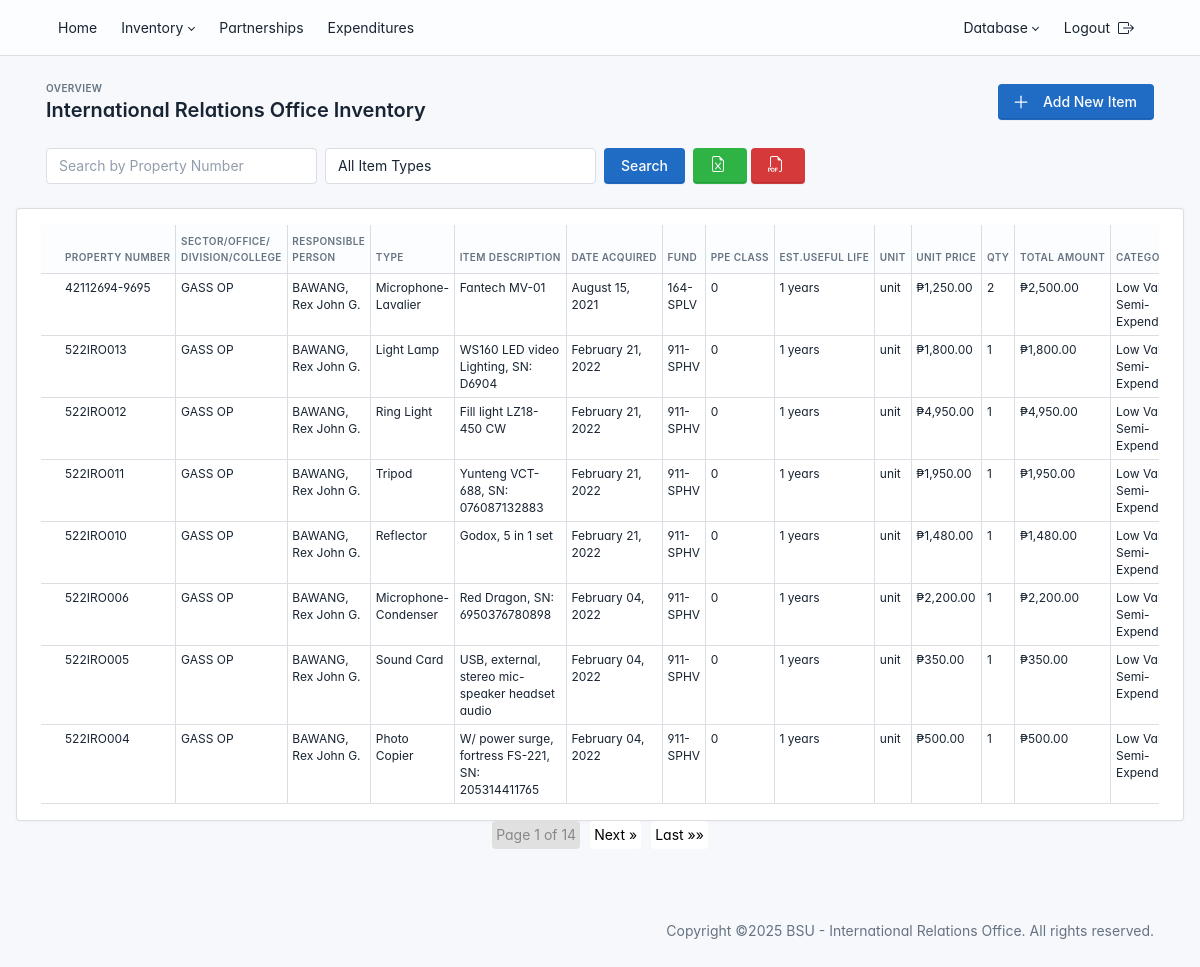
The app's page /administrator/items/ with its own data.
### administrator/models.py (models this page shows, shortened)
class Item(models.Model):
    sector_office_division_college = models.CharField(max_length=200)
    operating_unit_project = models.CharField(max_length=200, default="IRO")
    property_number = models.CharField(max_length=100,)
    responsible_person = models.CharField(max_length=200, default="BAWANG, Rex John G.")
    quantity = models.IntegerField()
    unit = models.CharField(max_length=50)
    item_type = models.ForeignKey(ItemType, on_delete=models.RESTRICT)
    description = models.TextField(max_length=1000)
    date_acquired = models.DateField()
    fund = models.CharField(max_length=100)
    ppe_class = models.CharField(max_length=100, null=True, blank=True)
    estimated_useful_life = models.IntegerField(help_text="Estimated useful life in years")
    unit_price = models.DecimalField(max_digits=10, decimal_places=2)
    total_amount = models.DecimalField(max_digits=12, decimal_places=2)
    is_archived = models.BooleanField(default=False)
    remarks = models.TextField(max_length=500, blank=True, null=True)
    @property
    def category(self):
        if self.unit_price >= 50000:
            return "Property, Plant and Equipment"
        elif 5000 < self.unit_price < 50000:
            return "High Value Semi-Expendable"
        else:
            return "Low Value Semi-Expendable"

class ItemType(models.Model):
    name = models.CharField(max_length=100)
    image = models.ImageField(upload_to='item_types/', blank=True, null=True)  # Image field added
    def __str__(self):
        return self.name

### administrator/views.py (the view)
# urls.py: path('items/', views.item_list, name='item_list'),
def item_list(request):
    if request.method == 'POST':
        form = ItemForm(request.POST)
        image_form = ItemImageForm(request.POST, request.FILES)
        if form.is_valid():
            try:
                item = form.save()  # Save the item
                images = request.FILES.getlist('images')
                for image in images:
                    ItemImage.objects.create(item=item, image=image)
                messages.success(request, 'Item added successfully!')
                return redirect('item_list')
            except IntegrityError:  # Catch IntegrityError if it occurs
                messages.error(request, 'An item with this property number already exists.')
        else:
            messages.error(request, 'There was an error adding the item. Please check the form fields.')
    else:
        form = ItemForm()
        image_form = ItemImageForm()
    query = request.GET.get('q', '')
    item_type = request.GET.get('item_type', '')
    items = Item.objects.filter(is_archived=False).order_by("-id")
    if query:
        items = items.filter(property_number__icontains=query)
    if item_type:
        items = items.filter(item_type__id=item_type)
    paginator = Paginator(items, 8)
    page_number = request.GET.get('page')
    page_items = paginator.get_page(page_number)
    item_types = ItemType.objects.all().order_by('name')
    context = {
        'items': page_items,
        'form': form,
        'image_form': image_form,
        'item_types': item_types,
        'query': query,
        'item_type': item_type,
        'export_url': reverse('export_items_to_pdf') + f'?q={query}&item_type={item_type}',
    }
    return render(request, 'administrator/supply_property_inventory.html', context)

### administrator/forms.py (shortened to what this page needs)
class ItemForm(forms.ModelForm):
    class Meta:
        model = Item
        fields = [
            'sector_office_division_college',
            'operating_unit_project',
            'property_number',
            'responsible_person',
            'quantity',
            'unit',
            'item_type',
            'description',
            'date_acquired',
            'fund',
            'ppe_class',
            'estimated_useful_life',
            'unit_price',
            'total_amount',
            'remarks',
        ]

class ItemImageForm(forms.ModelForm):
    class Meta:
        model = ItemImage
        fields = ['image', 'caption']  # Include any other fields as needed

### templates/administrator/supply_property_inventory.html (shortened to what this page needs)
{% extends "administrator/base.html" %}
{% load humanize %}
{% block content %}
<div class="page-wrapper">
    <div class="page-header d-print-none">
        <div class="container-xl">
            <div class="row g-2 align-items-center">
                <div class="col">
                    <div class="page-pretitle">
                        Overview
                    </div>
                    <h2 class="page-title">
                        International Relations Office Inventory
                    </h2>
                </div>
                <div class="col-auto ms-auto d-print-none">
                    <div class="btn-list">
                        <a href="#" class="btn btn-primary d-none d-sm-inline-block" data-bs-toggle="modal" data-bs-target="#modal-report">
                            <svg xmlns="http://www.w3.org/2000/svg" class="icon" width="24" height="24" viewBox="0 0 24 24" stroke-width="2" stroke="currentColor" fill="none" stroke-linecap="round" stroke-linejoin="round">
                                <path stroke="none" d="M0 0h24v24H0z" fill="none"/>
                                <path d="M12 5l0 14" />
                                <path d="M5 12l14 0" />
                            </svg>
                            Add New Item
                        </a>
                    </div>
                </div>
            </div>
        </div>
    </div>
    <div class="page-body container-fluid">
    <form method="get" class="mb-4 container">
        <div class="row g-2 align-items-center">
            <div class="col-md-3">
                <input type="text" id="search-input" name="q" class="form-control" placeholder="Search by Property Number" value="{{ query }}">
            </div>
            <div class="col-md-3">
                <select name="item_type" class="form-control" aria-label="Item Type">
                    <option value="">All Item Types</option>
                </select>
            </div>
            <div class="col-auto">
                <button type="submit" class="btn btn-primary">Search</button>
            </div>
            <div class="col-md-3">
                <a href="{% url 'export_items' %}?q={{ query }}&item_type={{ item_type }}" class="btn btn-success">
                </a>
                <a href="{% url 'export_items_to_pdf' %}?q={{ query }}&item_type={{ item_type }}" class="btn btn-danger">
                </a>
            </div>
        </div>
    </form>
            <div class="card">
                <div class="card-body">
                    <div id="table-default" class="table-responsive">
                        <table class="table table-sm datatable card-table table-bordered table-hover">
                            <thead style="color: black; font-weight:bold;">
                                <tr>
                                    <th>Property Number</th>
                                    <th>Sector/Office/ <br>Division/College</th>
                                    <th>Responsible <br>Person</th>
                                    <th>Type</th>
                                    <th>Item Description</th>
                                    <th>Date Acquired</th>
                                    <th>Fund</th>
                                    <th>PPE Class</th>
                                    <th>Est.Useful Life</th>
                                    <th>Unit</th>
                                    <th>Unit Price</th>
                                    <th>Qty</th>
                                    <th>Total Amount</th>
                                    <th>Category</th>
                                </tr>
                            </thead>
                            <tbody class="table-tbody">
                                {% for item in items %}
                                    <tr onclick="window.location.href='{% url 'item_detail_admin' item.id %}'" style="cursor: pointer;">
                                        <td>{{ item.property_number }}</td>
                                        <td>{{ item.sector_office_division_college }}</td>
                                        <td>{{ item.responsible_person }}</td>
                                        <td>{{ item.item_type }}</td>
                                        <td>{{ item.description }}</td>
                                        <td>{{ item.date_acquired|date:"F d, Y" }}</td>
                                        <td>{{ item.fund }}</td>
                                        <td>{{ item.ppe_class }}</td>
                                        <td>{{ item.estimated_useful_life }} years</td>
                                        <td>{{ item.unit }}</td>
                                        <td>₱{{ item.unit_price|floatformat:2|intcomma }}</td>
                                        <td>{{ item.quantity }}</td>
                                        <td>₱{{ item.total_amount|floatformat:2|intcomma }}</td>
                                        <td>{{ item.category }}</td>
                                    </tr>
                                {% endfor %}
                            </tbody>
                        </table>
                    </div>
                </div>
            </div>
            <nav aria-label="Page navigation">
                <ul class="pagination justify-content-center">
                    <li class="page-item disabled">
                        <span class="page-link">Page {{ items.number }} of {{ items.paginator.num_pages }}</span>
                    </li>
                    {% if items.has_next %}
                        <li class="page-item">
                            <a class="page-link" href="?page={{ items.next_page_number }}{% if query %}&q={{ query }}{% endif %}{% if item_type %}&item_type={{ item_type }}{% endif %}" aria-label="Next">
                                Next &raquo;
                            </a>
                        </li>
                        <li class="page-item">
                            <a class="page-link" href="?page={{ items.paginator.num_pages }}{% if query %}&q={{ query }}{% endif %}{% if item_type %}&item_type={{ item_type }}{% endif %}" aria-label="Last">
                                Last &raquo;&raquo;
                            </a>
                        </li>
                    {% endif %}
                </ul>
            </nav>
        </div>
    </div>
{% endblock content %}

### templates/administrator/base.html (style rules this page uses)
:root { --tblr-font-sans-serif: 'Inter Var', -apple-system, BlinkMacSystemFont, San Francisco, Segoe UI, Roboto, Helvetica Neue, sans-serif; }
body { font-feature-settings: "cv03", "cv04", "cv11"; }

### templates/administrator/supply_property_inventory.html (style rules this page uses)
.table td, .table th { font-size: 0.75rem; }
.table td, .table th { padding: 0.3rem; }
.pagination .page-link { background-color: #fff; color: #000; }
.pagination .page-item.disabled .page-link { background-color: #e0e0e0; color: #888; }
.pagination .page-item { margin: 0 5px; }

### records on screen
Item: property_number "42112694-9695", sector_office_division_college "GASS OP", responsible_person "BAWANG, Rex John G.", item_type "Microphone-Lavalier", description "Fantech MV-01", date_acquired "August 15, 2021", fund "164-SPLV", ppe_class "0", estimated_useful_life "1", unit "unit", unit_price "1,250.00", quantity "2", total_amount "2,500.00", category "Low…"
Item: property_number "522IRO013", sector_office_division_college "GASS OP", responsible_person "BAWANG, Rex John G.", item_type "Light Lamp", description "WS160 LED video Lighting, SN: D6904", date_acquired "February 21, 2022", fund "911-SPHV", ppe_class "0", estimated_useful_life "1", unit "unit", unit_price "1,800.00", quantity "1", total_amount "1,800.00", category "Low…"
Item: property_number "522IRO012", sector_office_division_college "GASS OP", responsible_person "BAWANG, Rex John G.", item_type "Ring Light", description "Fill light LZ18-450 CW", date_acquired "February 21, 2022", fund "911-SPHV", ppe_class "0", estimated_useful_life "1", unit "unit", unit_price "4,950.00", quantity "1", total_amount "4,950.00", category "Low…"
Item: property_number "522IRO011", sector_office_division_college "GASS OP", responsible_person "BAWANG, Rex John G.", item_type "Tripod", description "Yunteng VCT-688, SN: 076087132883", date_acquired "February 21, 2022", fund "911-SPHV", ppe_class "0", estimated_useful_life "1", unit "unit", unit_price "1,950.00", quantity "1", total_amount "1,950.00", category "Low…"
Item: property_number "522IRO010", sector_office_division_college "GASS OP", responsible_person "BAWANG, Rex John G.", item_type "Reflector", description "Godox, 5 in 1 set", date_acquired "February 21, 2022", fund "911-SPHV", ppe_class "0", estimated_useful_life "1", unit "unit", unit_price "1,480.00", quantity "1", total_amount "1,480.00", category "Low…"
Item: property_number "522IRO006", sector_office_division_college "GASS OP", responsible_person "BAWANG, Rex John G.", item_type "Microphone-Condenser", description "Red Dragon, SN: 6950376780898", date_acquired "February 04, 2022", fund "911-SPHV", ppe_class "0", estimated_useful_life "1", unit "unit", unit_price "2,200.00", quantity "1", total_amount "2,200.00", category "Low…"
Item: property_number "522IRO005", sector_office_division_college "GASS OP", responsible_person "BAWANG, Rex John G.", item_type "Sound Card", description "USB, external, stereo mic-speaker headset audio", date_acquired "February 04, 2022", fund "911-SPHV", ppe_class "0", estimated_useful_life "1", unit "unit", unit_price "350.00", quantity "1", total_amount "350.00", category "Low…"
Item: property_number "522IRO004", sector_office_division_college "GASS OP", responsible_person "BAWANG, Rex John G.", item_type "Photo Copier", description "W/ power surge, fortress FS-221, SN: 205314411765", date_acquired "February 04, 2022", fund "911-SPHV", ppe_class "0", estimated_useful_life "1", unit "unit", unit_price "500.00", quantity "1", total_amount "500.00", category "Low…"

### other values on screen
{{ items.number }} "1"
{{ items.paginator.num_pages }} "14"
